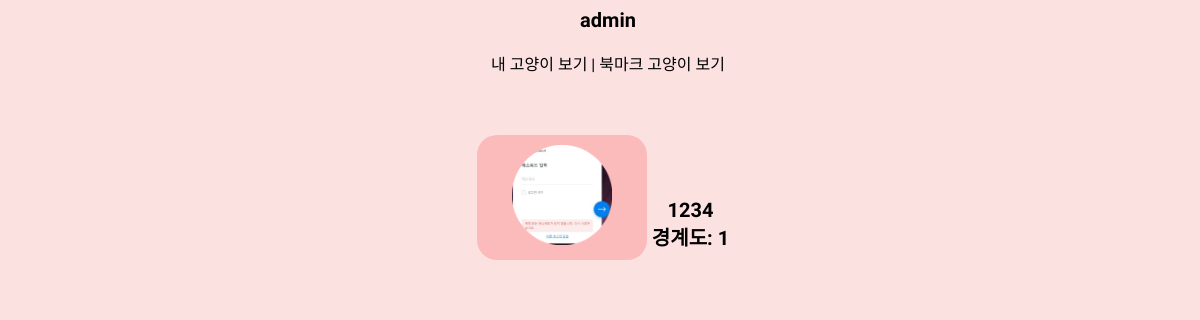
The page /mypage/ (signed in) on the database as committed earlier.
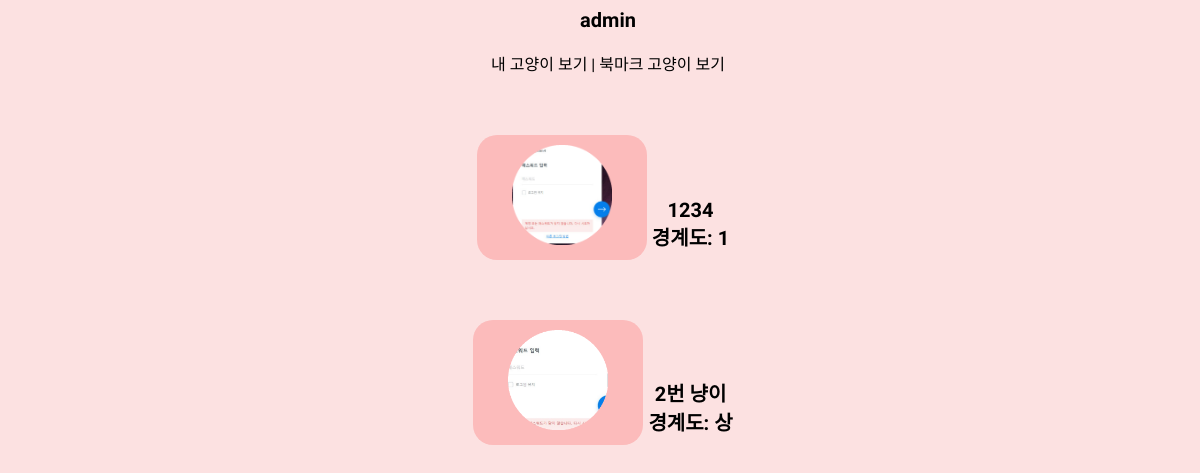
The same page on the database as committed later.
### apps/cat_inf/models.py (models this page shows, shortened)
class Cat(models.Model):
    name = models.CharField(max_length = 100) #이름
    date = models.DateTimeField(auto_now_add=True) #등록일
    species = models.CharField(max_length = 100) #종 이름
    sex = models.CharField(max_length = 100) #성별
    neutral = models.CharField(max_length = 100) #중성화 여부
    alert = models.CharField(max_length = 100) #사람 경계도
    character = models.CharField(max_length = 100) #특징
    latitude = models.DecimalField(max_digits = 17, decimal_places = 13)
    longitude = models.DecimalField(max_digits = 17, decimal_places = 13)
    photo = models.ImageField(blank=True, null=True, upload_to='cat_photo')
    author = models.ForeignKey(User, on_delete=models.CASCADE ,null=True)
    id = models.AutoField(primary_key=True)

### apps/account/views.py (the view)
# urls.py: path('mypage/', views.mypage, name = 'mypage'),
def mypage(request):
    user_id = request.user
    booked_list = list(Bookmark.objects.filter(user_id = user_id).values_list('cat_id',flat=True))
    my_cat_list = Cat.objects.filter(author = user_id).all()
    booked_cat_list = Cat.objects.filter(id__in=booked_list)
    content = dict(my_cat_list=my_cat_list, booked_cat_list=booked_cat_list)
    return render(request,'account/mypage.html', content)

### apps/account/models.py (called while the page is built)
    def __str__(self):
        return self.email

### templates/account/mypage.html (shortened to what this page needs)
{% load static %}
<!DOCTYPE html>
<head>
    <link rel="stylesheet" href="{% static '/css/main.css' %}">
</head>
<body>
    <div>{{user.name}}</div>
    <br>
    <span id="button_my_cat_list" style="cursor: pointer">내 고양이 보기</span>
    <span> | </span>
    <span id="button_booked_cat_list" style="cursor: pointer">북마크 고양이 보기</span>
    <br>
    <div id="my_cat_list" style="display: block">
        {% for cat in my_cat_list %}
            <div>
                <div style="display: inline-block;"><a href='/account/detail/{{cat.id}}'><img src="{% get_media_prefix %}{{cat.photo}}" width="100px"></a></div>
                <div style="display: inline-block;">
                    {{cat.name}}<br>
                    경계도: {{cat.alert}}
                </div>
            </div>
        {% endfor %}
    </div>
</body>
</html>

Rows that differ between the two databases and show on the page:
added Cat: photo (picture), name "2번 냥이", alert "상"
